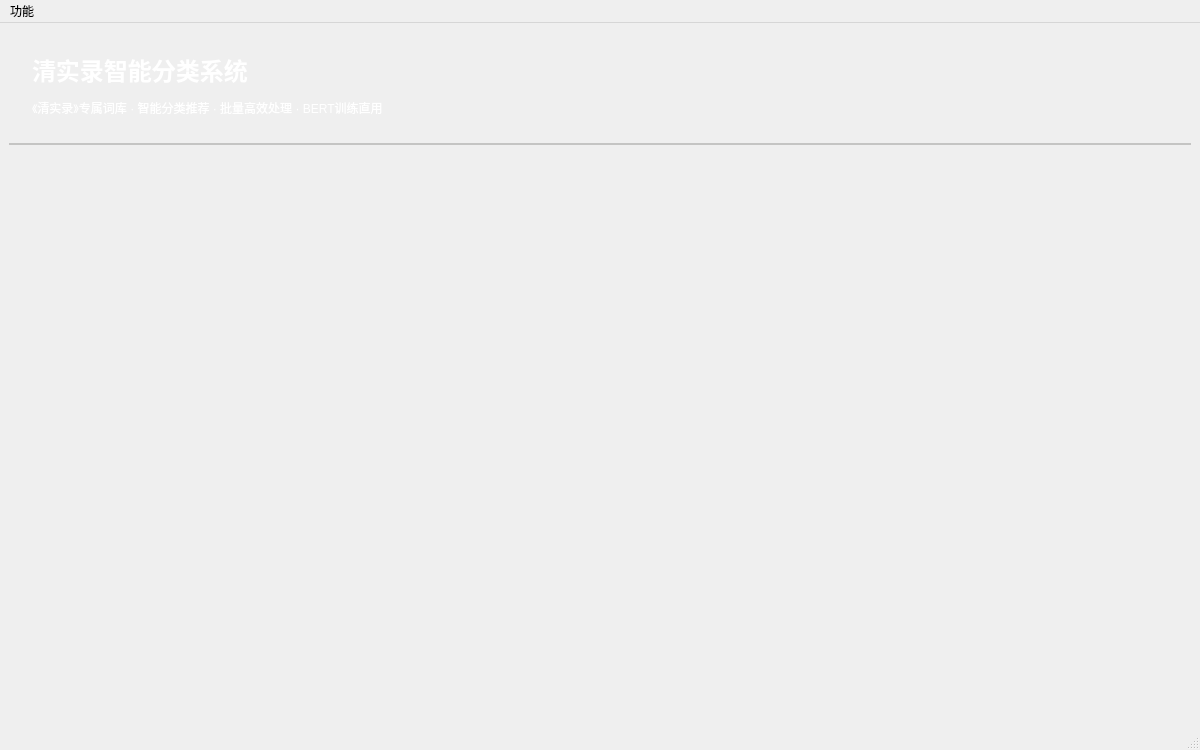
<?xml version="1.0" encoding="UTF-8"?>
<ui version="4.0">
 <class>MainWindow</class>
 <widget class="QMainWindow" name="MainWindow">
  <property name="geometry">
   <rect>
    <x>0</x>
    <y>0</y>
    <width>1200</width>
    <height>750</height>
   </rect>
  </property>
  <property name="windowTitle">
   <string>清实录文本分类工具 v5.1 - 模块化管理版</string>
  </property>
  <property name="styleSheet">
   <string notr="true">
    /* 顶级窗口和中心 Widget 使用系统颜色 */
    QMainWindow, QWidget#centralwidget {
        /* 移除硬编码的 #C7EDCC，让其跟随系统 */
        /* background-color: #C7EDCC; */
    }
    /* 标签页主体内容区域和标签应该跟随系统颜色 */
    QTabWidget::pane { /* The tab widget frame */
        border-top: 2px solid #C4C4C3;
        /* 移除强制白色背景 */
        /* background: white; */
    }
    QTabWidget QWidget {
        /* 移除强制白色背景 */
        /* background-color: white; */
    }
    /* 按钮基础样式可以保持不变 */
    QPushButton {
        border: 1px solid #777;
        padding: 5px;
        border-radius: 3px;
    }
   </string>
  </property>
  <widget class="QWidget" name="centralwidget">
   <layout class="QVBoxLayout" name="verticalLayout_main">
    <item>
     <widget class="QLabel" name="heroLabel">
      <property name="styleSheet">
       <string notr="true">background-image: url('resources/translation-hero.jpg');
background-repeat: no-repeat;
background-position: center;
color: white;
padding: 20px;</string>
      </property>
      <property name="text">
       <string>&lt;h1&gt;清实录智能分类系统&lt;/h1&gt;&lt;p&gt;《清实录》专属词库 · 智能分类推荐 · 批量高效处理 · BERT训练直用&lt;/p&gt;</string>
      </property>
      <property name="textFormat">
       <enum>Qt::TextFormat::RichText</enum>
      </property>
      <property name="sizePolicy" stdset="0">
       <sizepolicy hsizetype="Preferred" vsizetype="Fixed">
        <horstretch>0</horstretch>
        <verstretch>0</verstretch>
       </sizepolicy>
      </property>
     </widget> <!-- 标签已修复：移除了多余的 </widget>，并在此处正确闭合 -->
    </item>
    <item>
     <widget class="QTabWidget" name="mainTabWidget">
      <property name="currentIndex">
       <number>0</number>
      </property>
      <property name="sizePolicy" stdset="0">
       <sizepolicy hsizetype="Expanding" vsizetype="Expanding">
        <horstretch>1</horstretch>
        <verstretch>1</verstretch>
       </sizepolicy>
      </property>
     </widget>
    </item>
   </layout>
  </widget>
  <widget class="QMenuBar" name="menubar">
   <property name="geometry">
    <rect>
     <x>0</x>
     <y>0</y>
     <width>1200</width>
     <height>22</height>
    </rect>
   </property>
   <widget class="QMenu" name="menu_function">
    <property name="title">
     <string>功能</string>
    </property>
    <addaction name="actionGoToSingle"/>
    <addaction name="actionGoToBatch"/>
    <addaction name="actionGoToKeyword"/>
    <addaction name="actionGoToStatistics"/>
    <addaction name="actionGoToCategory"/>
   </widget>
   <addaction name="menu_function"/>
  </widget>
  <widget class="QStatusBar" name="statusbar"/>
  <action name="actionGoToSingle">
   <property name="text">
    <string>单条文本处理</string>
   </property>
  </action>
  <action name="actionGoToBatch">
   <property name="text">
    <string>批量处理</string>
   </property>
  </action>
  <action name="actionGoToKeyword">
   <property name="text">
    <string>关键词管理</string>
   </property>
  </action>
  <action name="actionGoToStatistics">
   <property name="text">
    <string>统计查看</string>
   </property>
  </action>
  <action name="actionGoToCategory">
   <property name="text">
    <string>分类管理</string>
   </property>
  </action>
 </widget>
 <resources/>
 <connections/>
</ui>
